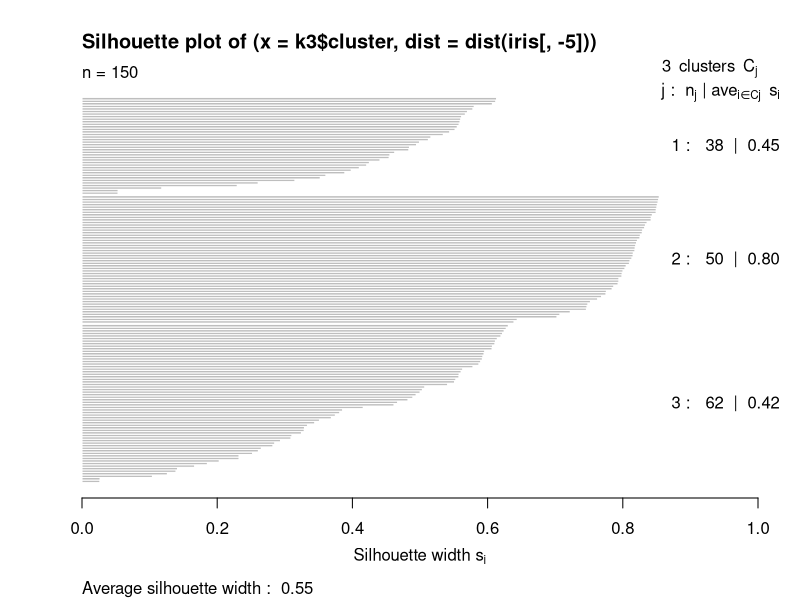
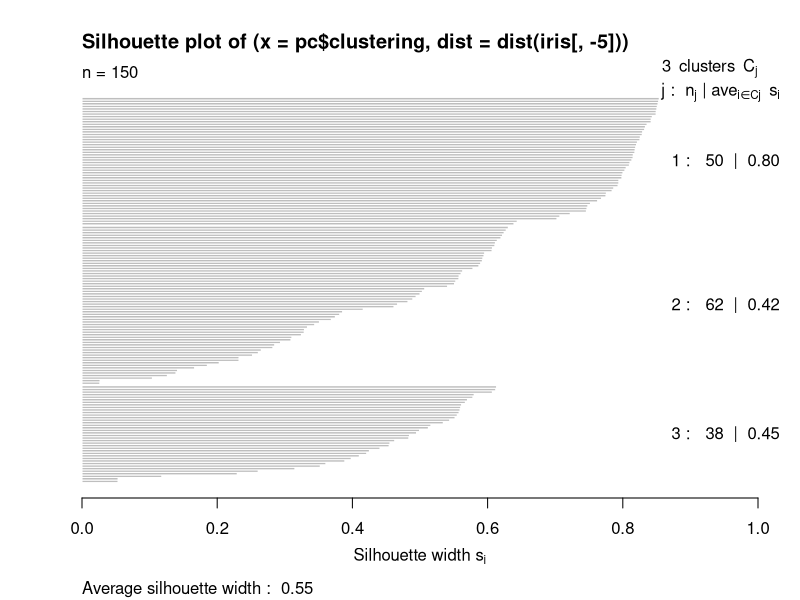
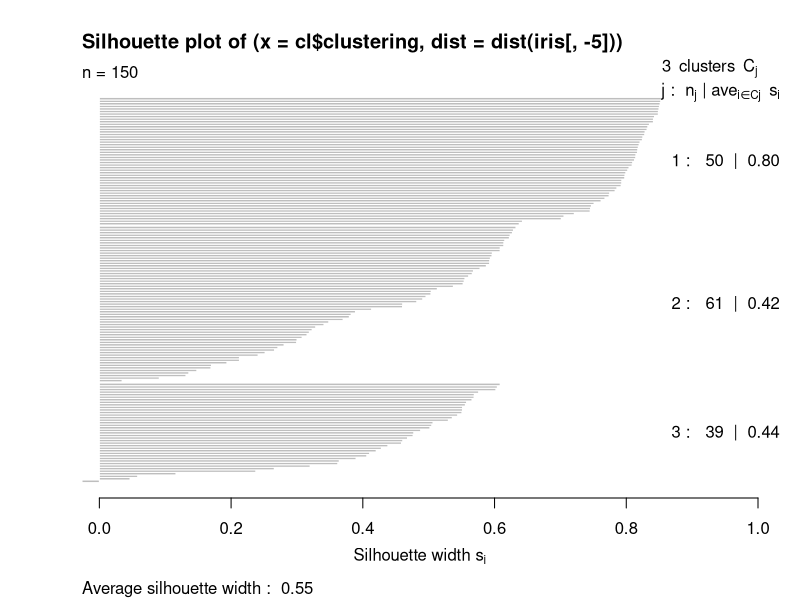
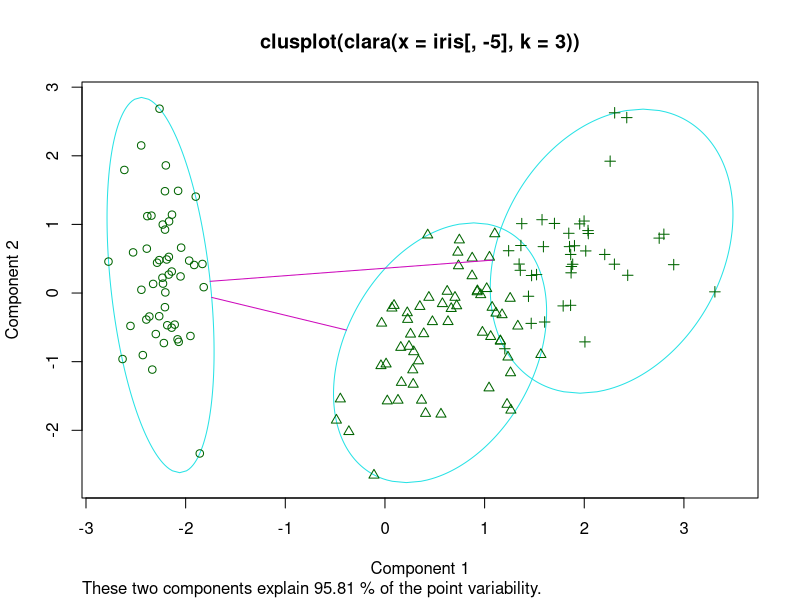
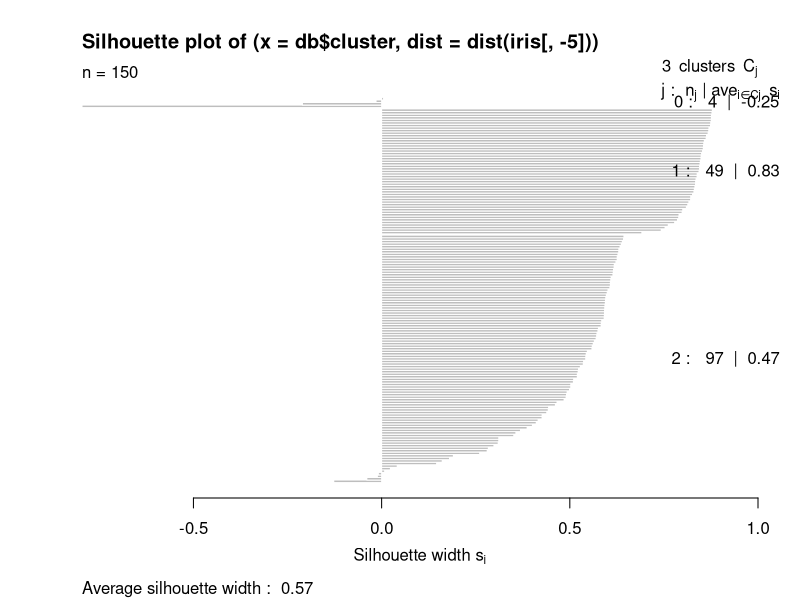
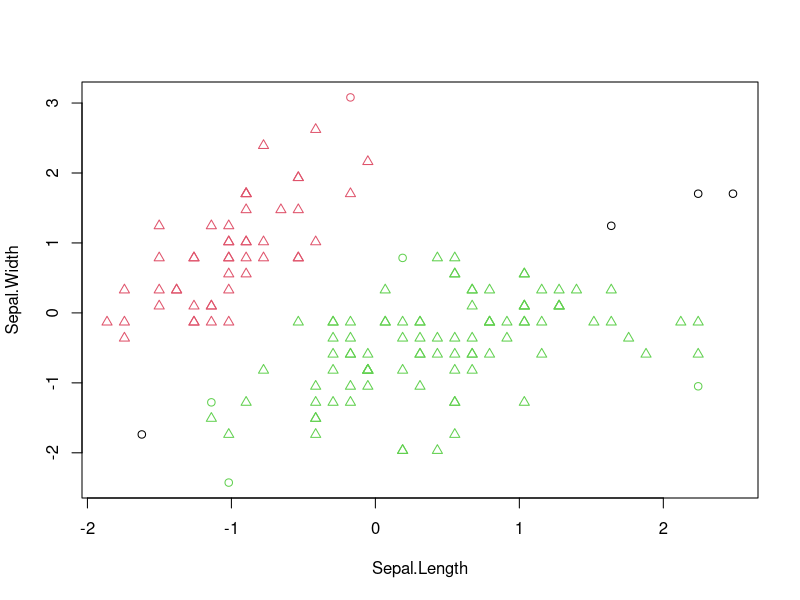
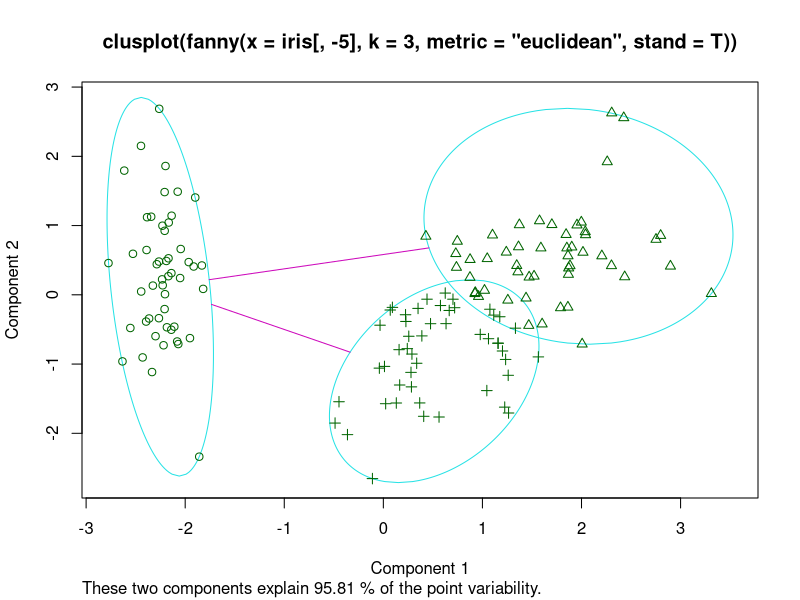
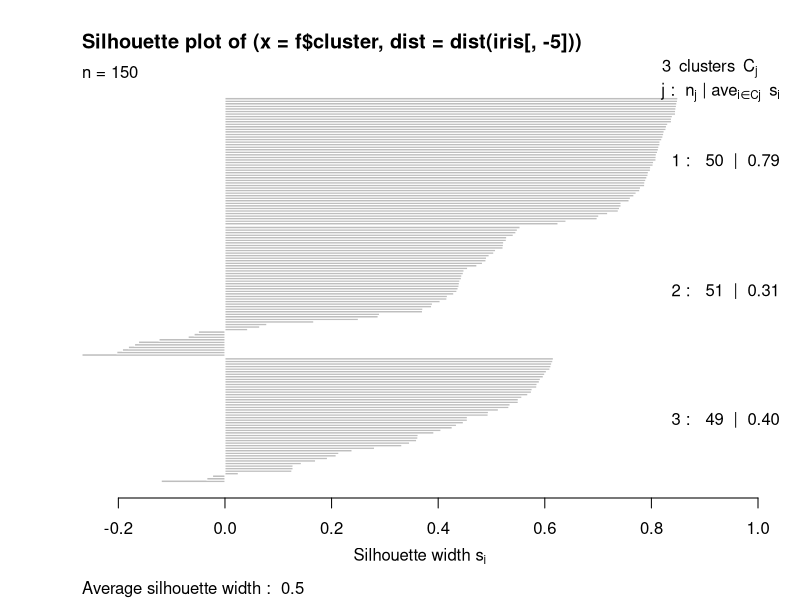

These figures' R source, in order:
library(cluster)
data(iris)

############ Kmeans

set.seed(50)
k3 <- kmeans(iris[,-5],centers=3,iter.max=200)
table(k3$cluster,iris$Species)

sk3 <- silhouette(k3$cluster,
                dist(iris[,-5]))
plot(sk3)

########### PAM

pc <- pam(iris[,-5],k=3)
table(pc$clustering,iris$Species)
sPam <- silhouette(pc$clustering,
                dist(iris[,-5]))


plot(sPam)

########## CLARA

cl <- clara(iris[,-5],3)
table(cl$clustering,iris$Species)

sCl <- silhouette(cl$clustering,
                   dist(iris[,-5]))


plot(sCl)

##
clusplot(cl)

######### dbscan
library(fpc)
d <- scale(iris[,-5])
db <- dbscan(d,0.9)
db
table(db$cluster,iris$Species)


sDb <- silhouette(db$cluster,
                  dist(iris[,-5]))


plot(sDb)

plot(db,d)

############ fanny

f <- fanny(iris[,-5],3,metric='euclidean',stand=T)
head(f$membership)
table(f$clustering,iris$Species)

sF <- silhouette(f$cluster,
                  dist(iris[,-5]))
mean(sF[,3])

clusplot(f)

plot(sF)

################################

library(cluster)
d <- dist(scale(iris[,-5]))
methds <- c('kmeans','fanny','pam')
avgS <- matrix(NA,ncol=3,nrow=5,
               dimnames=list(2:6,methds))
for(k in 2:6) 
  for(m in seq_along(methds)) {
    if(m == 1){
      c <- kmeans(d,centers=k,iter.max=200)
    }else if( m == 2){
      c <- fanny(d,k,metric='euclidean',stand=T)
    }else if(m == 3){
      c <- pam(d,k=k)
    }
    s <- silhouette(c$cluster,d)
    avgS[k-1,m] <- mean(s[,3])
  }


library(reshape2)
dt <- melt(avgS)
colnames(dt) <- c("NClusts","Meth","AvgS")
library(ggplot2)
ggplot(dt,aes(x=NClusts,y=AvgS,color=Meth)) + 
  geom_line()
